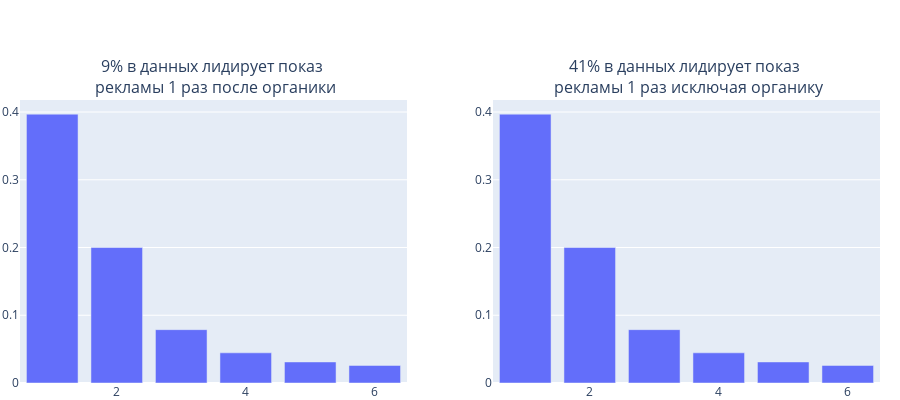

Here is the notebook cell this chart was saved with:
### Markdown cell above
***Видим, что это записи органики***

### Code cell
# Построим график в plotly 


# С учетом органики
df1 = geo_daily_report_sql.impressions.value_counts(normalize=True).reset_index()

# Без учета органики
df2 = geo_daily_report_sql.query('campaign != "None"').impressions.value_counts(normalize=True).reset_index()

fig1 = px.bar(df1.loc[:5],             
             x='index', 
             y='impressions'
             )

fig2 = px.bar(df2.loc[:5],             
             x='index', 
             y='impressions'
             )

fig = make_subplots(rows=1, 
                    cols=2, 
                    
                    subplot_titles=('9% в данных лидирует показ <br> рекламы 1 раз после органики', 
                                    '41% в данных лидирует показ <br> рекламы 1 раз исключая органику')
                   )

fig.add_trace(fig1['data'][0], row=1, col=1)
fig.add_trace(fig2['data'][0], row=1, col=2)

fig.update_layout(width=900, 
                  height=400, 
                  margin=dict(l=20, r=20, t=100, b=0),
)

fig.show()

### Figure 1 — Plotly figure (JSON) as saved in the notebook; plotly's stock layout.template omitted (floating-point values rounded to 4 significant figures)
{"data": [{"alignmentgroup": "True", "hovertemplate": "index=%{x}<br>impressions=%{y}<extra></extra>", "legendgroup": "", "marker": {"color": "#636efa", "pattern": {"shape": ""}}, "name": "", "offsetgroup": "", "orientation": "v", "showlegend": false, "textposition": "auto", "type": "bar", "x": [1, 2, 3, 4, 5, 6], "xaxis": "x", "y": [0.3969, 0.2, 0.07876, 0.04456, 0.03109, 0.02591], "yaxis": "y"}, {"alignmentgroup": "True", "hovertemplate": "index=%{x}<br>impressions=%{y}<extra></extra>", "legendgroup": "", "marker": {"color": "#636efa", "pattern": {"shape": ""}}, "name": "", "offsetgroup": "", "orientation": "v", "showlegend": false, "textposition": "auto", "type": "bar", "x": [1, 2, 3, 4, 5, 6], "xaxis": "x2", "y": [0.3969, 0.2, 0.07876, 0.04456, 0.03109, 0.02591], "yaxis": "y2"}], "layout": {"annotations": [{"font": {"size": 16}, "showarrow": false, "text": "9% в данных лидирует показ <br> рекламы 1 раз после органики", "x": 0.225, "xanchor": "center", "xref": "paper", "y": 1, "yanchor": "bottom", "yref": "paper"}, {"font": {"size": 16}, "showarrow": false, "text": "41% в данных лидирует показ <br> рекламы 1 раз исключая органику", "x": 0.775, "xanchor": "center", "xref": "paper", "y": 1, "yanchor": "bottom", "yref": "paper"}], "height": 400, "margin": {"b": 0, "l": 20, "r": 20, "t": 100}, "width": 900, "xaxis": {"anchor": "y", "domain": [0, 0.45]}, "xaxis2": {"anchor": "y2", "domain": [0.55, 1]}, "yaxis": {"anchor": "x", "domain": [0, 1]}, "yaxis2": {"anchor": "x2", "domain": [0, 1]}}}
